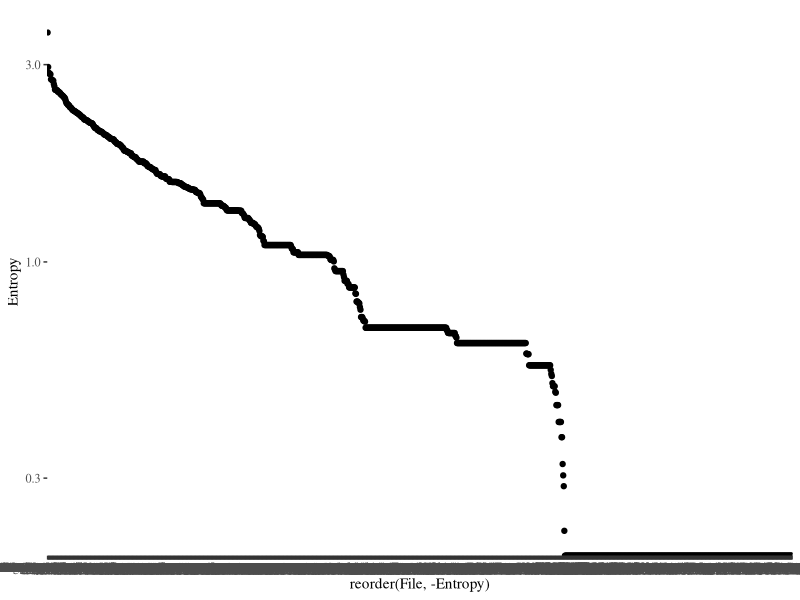

This figure's R source:
library(ggplot2)
library(ggthemes)

entropy <- read.csv("../data/file-entropy.csv")

ggplot(entropy, aes(x=reorder(File,-Entropy),y=Entropy))+geom_point()+theme_tufte()+ scale_y_log10()
